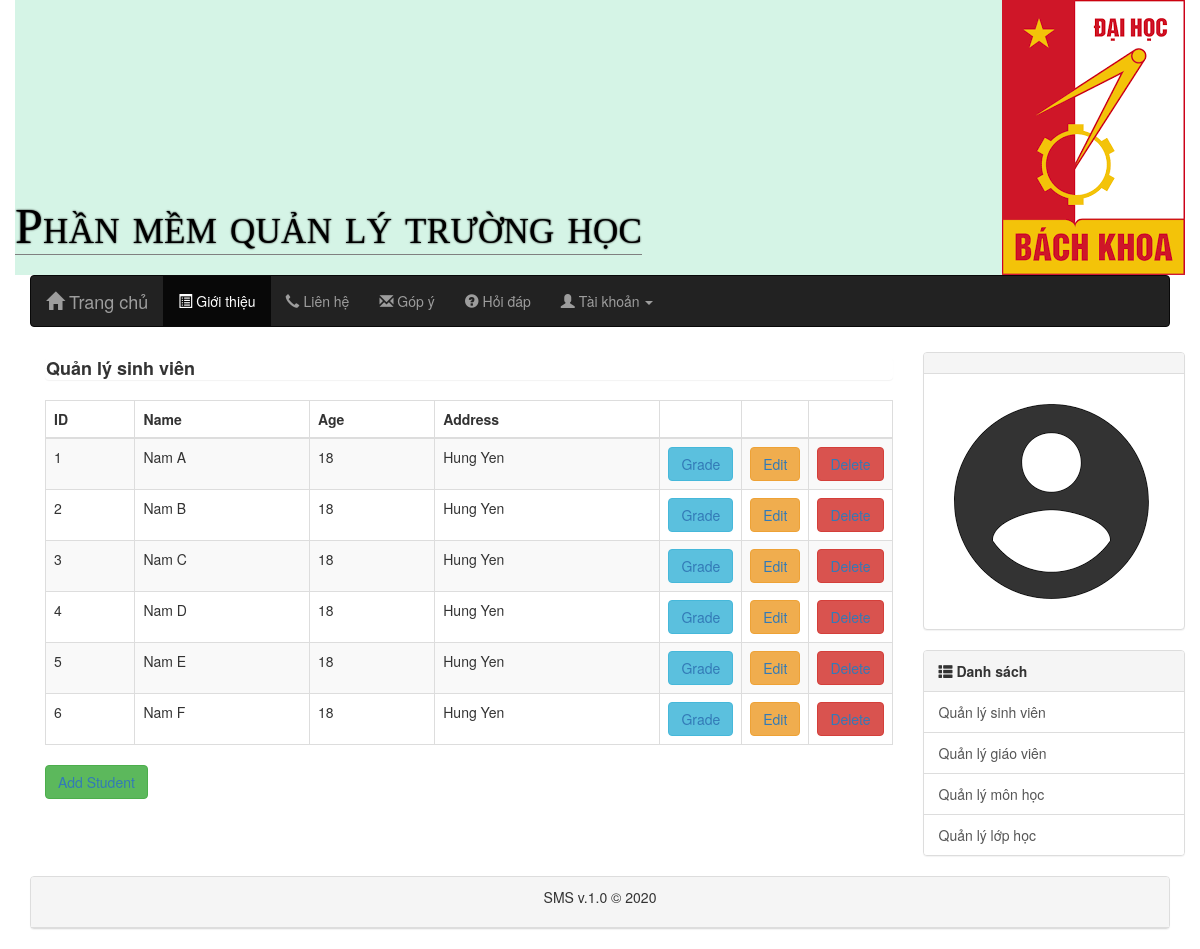
Screenshot of /student/showStudents.php with the database file from the repository.
### tables this page shows
create table sinhvien(
	masv int auto_increment,
	name varchar(80) not null,
	age int not null check (age >= 18),
	address varchar(200),
	primary key(masv)
);

### dbhelp.php (called while the page is built, shortened)
<?php
	function executeResult($sql) {
		$conn = mysqli_connect(HOST,USERNAME,PASSWORD,DATABASE);
		$res = mysqli_query($conn,$sql);
		$list = [];
		while($row = mysqli_fetch_array($res, 1)) {
			$list[] = $row;
		}
		return $list;
	}

### student/showStudents.php (the view, shortened to what this page needs)
<?php
require_once('../dbhelp.php');
?>
<!DOCTYPE html>
<html lang="en">
<head>
 <link rel="stylesheet" href="https://maxcdn.bootstrapcdn.com/bootstrap/3.3.7/css/bootstrap.min.css">
 <link rel="stylesheet" type="text/css" href="../css/style.css">
</head>
<body>
  <div class="container" style = "height: auto">
   <header class="row">
    <div class = "shopping-mall">
     <h1>Phần mềm quản lý trường học</h1>
   </div>
   <img class = "pull-right" src="../image/hust.png"/>
 </header>
 <nav class="navbar navbar-inverse">
  <div class="container-fluid">
    <div class="navbar-header">
      <a class="navbar-brand" href="../layout.php">
        <span class="glyphicon glyphicon-home"></span> Trang chủ
      </a>
    </div>
    <div class="collapse navbar-collapse" id="bs-example-navbar-collapse-1">
      <ul class="nav navbar-nav">
        <li class="active">
          <a href="">
            <span class="glyphicon glyphicon-list-alt"></span> Giới thiệu
          </a>
        </li>
        <li>
          <a href="https://www.facebook.com/nngocmung9/">
            <span class="glyphicon glyphicon-earphone"></span> Liên hệ
          </a>
        </li>
        <li>
          <a href="https://www.facebook.com/nngocmung9/">
            <span class="glyphicon glyphicon-envelope"></span> Góp ý
          </a>
        </li>
        <li>
          <a href="https://www.facebook.com/nngocmung9/">
            <span class="glyphicon glyphicon-question-sign"></span> Hỏi đáp
          </a>
        </li>
        <li class="dropdown">
          <a href="#" class="dropdown-toggle" data-toggle="dropdown" role="button" aria-haspopup="true" aria-expanded="false">
            <span class="glyphicon glyphicon-user"></span> Tài khoản <span class="caret"></span>
          </a>
        </li>
      </ul>
    </div>
  </div>
</nav>
<div class="container" style = "height: auto">
  <div class = "row">
    <article class="col-sm-9">
      <div>
        <h4 class = "panel">
          <b>
            Quản lý sinh viên
          </b>
        </h4>
      </div>
      <table class="table table-bordered table-striped">
        <thead class = "table-dark">
          <tr>
            <th>ID</th>
            <th>Name</th>
            <th>Age</th>
            <th>Address</th>
            <th width="60px"></th>
            <th width="60px"></th>
            <th width="60px"></th>
          </tr>
        </thead>
        <tbody>
          <?php
          $sql = "select * from sinhvien";
          $stuList = executeResult($sql);
          foreach($stuList as $i) {
            echo "<tr>";
            echo "<td>".$i['masv']."</td>";
            echo "<td>".$i['name']."</td>";
            echo "<td>".$i['age']."</td>";
            echo "<td>".$i['address']."</td>";
            echo "<td><button class='btn btn-info'>
            <a href='./showGrade.php?id=".$i['masv']."'>
            Grade
            </a>
            </button></td>";
            echo "<td><button class='btn btn-warning'>
            <a href='./editStudent.php?id=".$i['masv']."'>
            Edit
            </a>
            </button></td>";
            echo "<td><button class='btn btn-danger'>
            <a href='./deleteStudent.php?id=".$i['masv']."'>
            Delete
            </a>
            </button></td>";
            echo "</tr>";
          }
          ?>
        </tbody>
      </table>
      <button class="btn btn-success">
        <a href="./addStudent.php">
          Add Student
        </a>
      </button>
    </article>
    <aside class="col-sm-3">
      <div class = "poly-cart">
        <div class="panel panel-default">
          <div class = "panel-heading">
          </div>
          <div class="panel-body">
            <img src="../image/account.png"/>
          </div>
        </div>
      </div>
      <div class="panel panel-default">
        <div class="panel-heading">
          <span class = "glyphicon glyphicon-th-list"></span>
          <strong>Danh sách</strong>
        </div>
        <div class="list-group">
          <a href="./showStudents.php" class="list-group-item">Quản lý sinh viên</a>
          <a href="../teacher/showTeachers.php" class="list-group-item">Quản lý giáo viên</a>
          <a href="../subject/showSubjects.php" class="list-group-item">Quản lý môn học</a>
          <a href="../class/showClasses.php" class="list-group-item">Quản lý lớp học</a>
        </div>
      </div>
    </aside>
  </div>
</div>
<footer class="panel panel-default">
 <div class = "panel-heading text-center">
   <p>SMS v.1.0 &copy; 2020</p>
 </div>
</footer>
</div>
</body>
</html>

### css/style.css (style rules this page uses)
header { position: relative; background-color: #d5f4e6; }
.shopping-mall { position: absolute; bottom: 20px; font-variant: small-caps; }
.shopping-mall>h1 { font-family: Times New Roman; font-size: 50px; color: black; letter-spacing: 0.3px; text-shadow: 0 0 2px black; padding-bottom: 0px; border-bottom: 1px solid gray; margin: 0px; }
.poly-cart { margin-top: 5px; }

### rows the page displays
sinhvien: masv "1", name "Nam A", age "18", address "Hung Yen"
sinhvien: masv "2", name "Nam B", age "18", address "Hung Yen"
sinhvien: masv "3", name "Nam C", age "18", address "Hung Yen"
sinhvien: masv "4", name "Nam D", age "18", address "Hung Yen"
sinhvien: masv "5", name "Nam E", age "18", address "Hung Yen"
sinhvien: masv "6", name "Nam F", age "18", address "Hung Yen"
